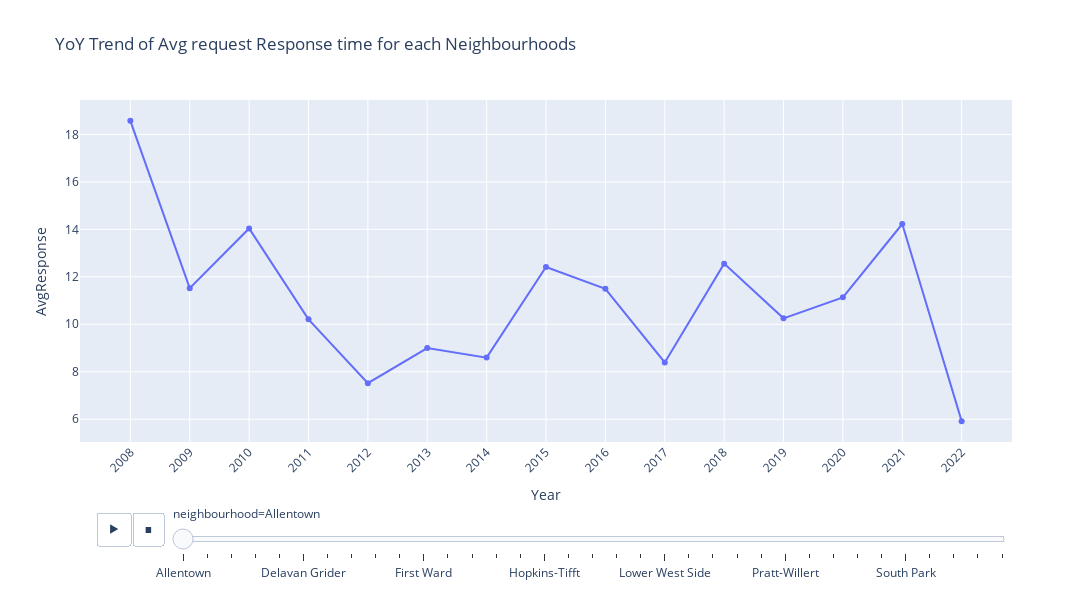

The notebook cell this image was saved under:
### Code cell
fig = px.line(df, x = 'Year', y= 'AvgResponse', animation_frame= 'neighbourhood', title= 'YoY Trend of Avg request Response time for each Neighbourhoods', markers= True) 
fig.update_layout(width = 1200, height = 600, xaxis_tickangle=-45)
fig.show()

### Figure 1 — Plotly figure (JSON) as saved in the notebook; plotly's stock layout.template omitted (floating-point values rounded to 4 significant figures)
{"data": [{"hovertemplate": "neighbourhood=Allentown<br>Year=%{x}<br>AvgResponse=%{y}<extra></extra>", "legendgroup": "", "line": {"color": "#636efa", "dash": "solid"}, "marker": {"symbol": "circle"}, "mode": "lines+markers", "name": "", "orientation": "v", "showlegend": false, "type": "scatter", "x": ["2008", "2009", "2010", "2011", "2012", "2013", "2014", "2015", "2016", "2017", "2018", "2019", "2020", "2021", "2022"], "xaxis": "x", "y": [18.57, 11.52, 14.04, 10.21, 7.516, 8.996, 8.595, 12.42, 11.5, 8.389, 12.56, 10.25, 11.13, 14.23, 5.917], "yaxis": "y"}], "layout": {"height": 600, "legend": {"tracegroupgap": 0}, "sliders": [{"active": 0, "currentvalue": {"prefix": "neighbourhood="}, "len": 0.9, "pad": {"b": 10, "t": 60}, "steps": [{"args": [["Allentown"], {"frame": {"duration": 0, "redraw": false}, "fromcurrent": true, "mode": "immediate", "transition": {"duration": 0, "easing": "linear"}}], "label": "Allentown", "method": "animate"}, {"args": [["Black Rock"], {"frame": {"duration": 0, "redraw": false}, "fromcurrent": true, "mode": "immediate", "transition": {"duration": 0, "easing": "linear"}}], "label": "Black Rock", "method": "animate"}, {"args": [["Broadway Fillmore"], {"frame": {"duration": 0, "redraw": false}, "fromcurrent": true, "mode": "immediate", "transition": {"duration": 0, "easing": "linear"}}], "label": "Broadway Fillmore", "method": "animate"}, {"args": [["Central"], {"frame": {"duration": 0, "redraw": false}, "fromcurrent": true, "mode": "immediate", "transition": {"duration": 0, "easing": "linear"}}], "label": "Central", "method": "animate"}, {"args": [["Central Park"], {"frame": {"duration": 0, "redraw": false}, "fromcurrent": true, "mode": "immediate", "transition": {"duration": 0, "easing": "linear"}}], "label": "Central Park", "method": "animate"}, {"args": [["Delavan Grider"], {"frame": {"duration": 0, "redraw": false}, "fromcurrent": true, "mode": "immediate", "transition": {"duration": 0, "easing": "linear"}}], "label": "Delavan Grider", "method": "animate"}, {"args": [["Ellicott"], {"frame": {"duration": 0, "redraw": false}, "fromcurrent": true, "mode": "immediate", "transition": {"duration": 0, "easing": "linear"}}], "label": "Ellicott", "method": "animate"}, {"args": [["Elmwood Bidwell"], {"frame": {"duration": 0, "redraw": false}, "fromcurrent": true, "mode": "immediate", "transition": {"duration": 0, "easing": "linear"}}], "label": "Elmwood Bidwell", "method": "animate"}, {"args": [["Elmwood Bryant"], {"frame": {"duration": 0, "redraw": false}, "fromcurrent": true, "mode": "immediate", "transition": {"duration": 0, "easing": "linear"}}], "label": "Elmwood Bryant", "method": "animate"}, {"args": [["Fillmore-Leroy"], {"frame": {"duration": 0, "redraw": false}, "fromcurrent": true, "mode": "immediate", "transition": {"duration": 0, "easing": "linear"}}], "label": "Fillmore-Leroy", "method": "animate"}, {"args": [["First Ward"], {"frame": {"duration": 0, "redraw": false}, "fromcurrent": true, "mode": "immediate", "transition": {"duration": 0, "easing": "linear"}}], "label": "First Ward", "method": "animate"}, {"args": [["Fruit Belt"], {"frame": {"duration": 0, "redraw": false}, "fromcurrent": true, "mode": "immediate", "transition": {"duration": 0, "easing": "linear"}}], "label": "Fruit Belt", "method": "animate"}, {"args": [["Genesee-Moselle"], {"frame": {"duration": 0, "redraw": false}, "fromcurrent": true, "mode": "immediate", "transition": {"duration": 0, "easing": "linear"}}], "label": "Genesee-Moselle", "method": "animate"}, {"args": [["Grant-Amherst"], {"frame": {"duration": 0, "redraw": false}, "fromcurrent": true, "mode": "immediate", "transition": {"duration": 0, "easing": "linear"}}], "label": "Grant-Amherst", "method": "animate"}, {"args": [["Hamlin Park"], {"frame": {"duration": 0, "redraw": false}, "fromcurrent": true, "mode": "immediate", "transition": {"duration": 0, "easing": "linear"}}], "label": "Hamlin Park", "method": "animate"}, {"args": [["Hopkins-Tifft"], {"frame": {"duration": 0, "redraw": false}, "fromcurrent": true, "mode": "immediate", "transition": {"duration": 0, "easing": "linear"}}], "label": "Hopkins-Tifft", "method": "animate"}, {"args": [["Kaisertown"], {"frame": {"duration": 0, "redraw": false}, "fromcurrent": true, "mode": "immediate", "transition": {"duration": 0, "easing": "linear"}}], "label": "Kaisertown", "method": "animate"}, {"args": [["Kenfield"], {"frame": {"duration": 0, "redraw": false}, "fromcurrent": true, "mode": "immediate", "transition": {"duration": 0, "easing": "linear"}}], "label": "Kenfield", "method": "animate"}, {"args": [["Kensington-Bailey"], {"frame": {"duration": 0, "redraw": false}, "fromcurrent": true, "mode": "immediate", "transition": {"duration": 0, "easing": "linear"}}], "label": "Kensington-Bailey", "method": "animate"}, {"args": [["Lovejoy"], {"frame": {"duration": 0, "redraw": false}, "fromcurrent": true, "mode": "immediate", "transition": {"duration": 0, "easing": "linear"}}], "label": "Lovejoy", "method": "animate"}, {"args": [["Lower West Side"], {"frame": {"duration": 0, "redraw": false}, "fromcurrent": true, "mode": "immediate", "transition": {"duration": 0, "easing": "linear"}}], "label": "Lower West Side", "method": "animate"}, {"args": [["MLK Park"], {"frame": {"duration": 0, "redraw": false}, "fromcurrent": true, "mode": "immediate", "transition": {"duration": 0, "easing": "linear"}}], "label": "MLK Park", "method": "animate"}, {"args": [["Masten Park"], {"frame": {"duration": 0, "redraw": false}, "fromcurrent": true, "mode": "immediate", "transition": {"duration": 0, "easing": "linear"}}], "label": "Masten Park", "method": "animate"}, {"args": [["North Park"], {"frame": {"duration": 0, "redraw": false}, "fromcurrent": true, "mode": "immediate", "transition": {"duration": 0, "easing": "linear"}}], "label": "North Park", "method": "animate"}, {"args": [["Parkside"], {"frame": {"duration": 0, "redraw": false}, "fromcurrent": true, "mode": "immediate", "transition": {"duration": 0, "easing": "linear"}}], "label": "Parkside", "method": "animate"}, {"args": [["Pratt-Willert"], {"frame": {"duration": 0, "redraw": false}, "fromcurrent": true, "mode": "immediate", "transition": {"duration": 0, "easing": "linear"}}], "label": "Pratt-Willert", "method": "animate"}, {"args": [["Riverside"], {"frame": {"duration": 0, "redraw": false}, "fromcurrent": true, "mode": "immediate", "transition": {"duration": 0, "easing": "linear"}}], "label": "Riverside", "method": "animate"}, {"args": [["Schiller Park"], {"frame": {"duration": 0, "redraw": false}, "fromcurrent": true, "mode": "immediate", "transition": {"duration": 0, "easing": "linear"}}], "label": "Schiller Park", "method": "animate"}, {"args": [["Seneca Babcock"], {"frame": {"duration": 0, "redraw": false}, "fromcurrent": true, "mode": "immediate", "transition": {"duration": 0, "easing": "linear"}}], "label": "Seneca Babcock", "method": "animate"}, {"args": [["Seneca-Cazenovia"], {"frame": {"duration": 0, "redraw": false}, "fromcurrent": true, "mode": "immediate", "transition": {"duration": 0, "easing": "linear"}}], "label": "Seneca-Cazenovia", "method": "animate"}, {"args": [["South Park"], {"frame": {"duration": 0, "redraw": false}, "fromcurrent": true, "mode": "immediate", "transition": {"duration": 0, "easing": "linear"}}], "label": "South Park", "method": "animate"}, {"args": [["University Heights"], {"frame": {"duration": 0, "redraw": false}, "fromcurrent": true, "mode": "immediate", "transition": {"duration": 0, "easing": "linear"}}], "label": "University Heights", "method": "animate"}, {"args": [["Upper West Side"], {"frame": {"duration": 0, "redraw": false}, "fromcurrent": true, "mode": "immediate", "transition": {"duration": 0, "easing": "linear"}}], "label": "Upper West Side", "method": "animate"}, {"args": [["West Hertel"], {"frame": {"duration": 0, "redraw": false}, "fromcurrent": true, "mode": "immediate", "transition": {"duration": 0, "easing": "linear"}}], "label": "West Hertel", "method": "animate"}, {"args": [["West Side"], {"frame": {"duration": 0, "redraw": false}, "fromcurrent": true, "mode": "immediate", "transition": {"duration": 0, "easing": "linear"}}], "label": "West Side", "method": "animate"}], "x": 0.1, "xanchor": "left", "y": 0, "yanchor": "top"}], "title": {"text": "YoY Trend of Avg request Response time for each Neighbourhoods"}, "updatemenus": [{"buttons": [{"args": [null, {"frame": {"duration": 500, "redraw": false}, "fromcurrent": true, "mode": "immediate", "transition": {"duration": 500, "easing": "linear"}}], "label": "&#9654;", "method": "animate"}, {"args": [[null], {"frame": {"duration": 0, "redraw": false}, "fromcurrent": true, "mode": "immediate", "transition": {"duration": 0, "easing": "linear"}}], "label": "&#9724;", "method": "animate"}], "direction": "left", "pad": {"r": 10, "t": 70}, "showactive": false, "type": "buttons", "x": 0.1, "xanchor": "right", "y": 0, "yanchor": "top"}], "width": 1200, "xaxis": {"anchor": "y", "domain": [0, 1], "tickangle": -45, "title": {"text": "Year"}}, "yaxis": {"anchor": "x", "domain": [0, 1], "title": {"text": "AvgResponse"}}}}
